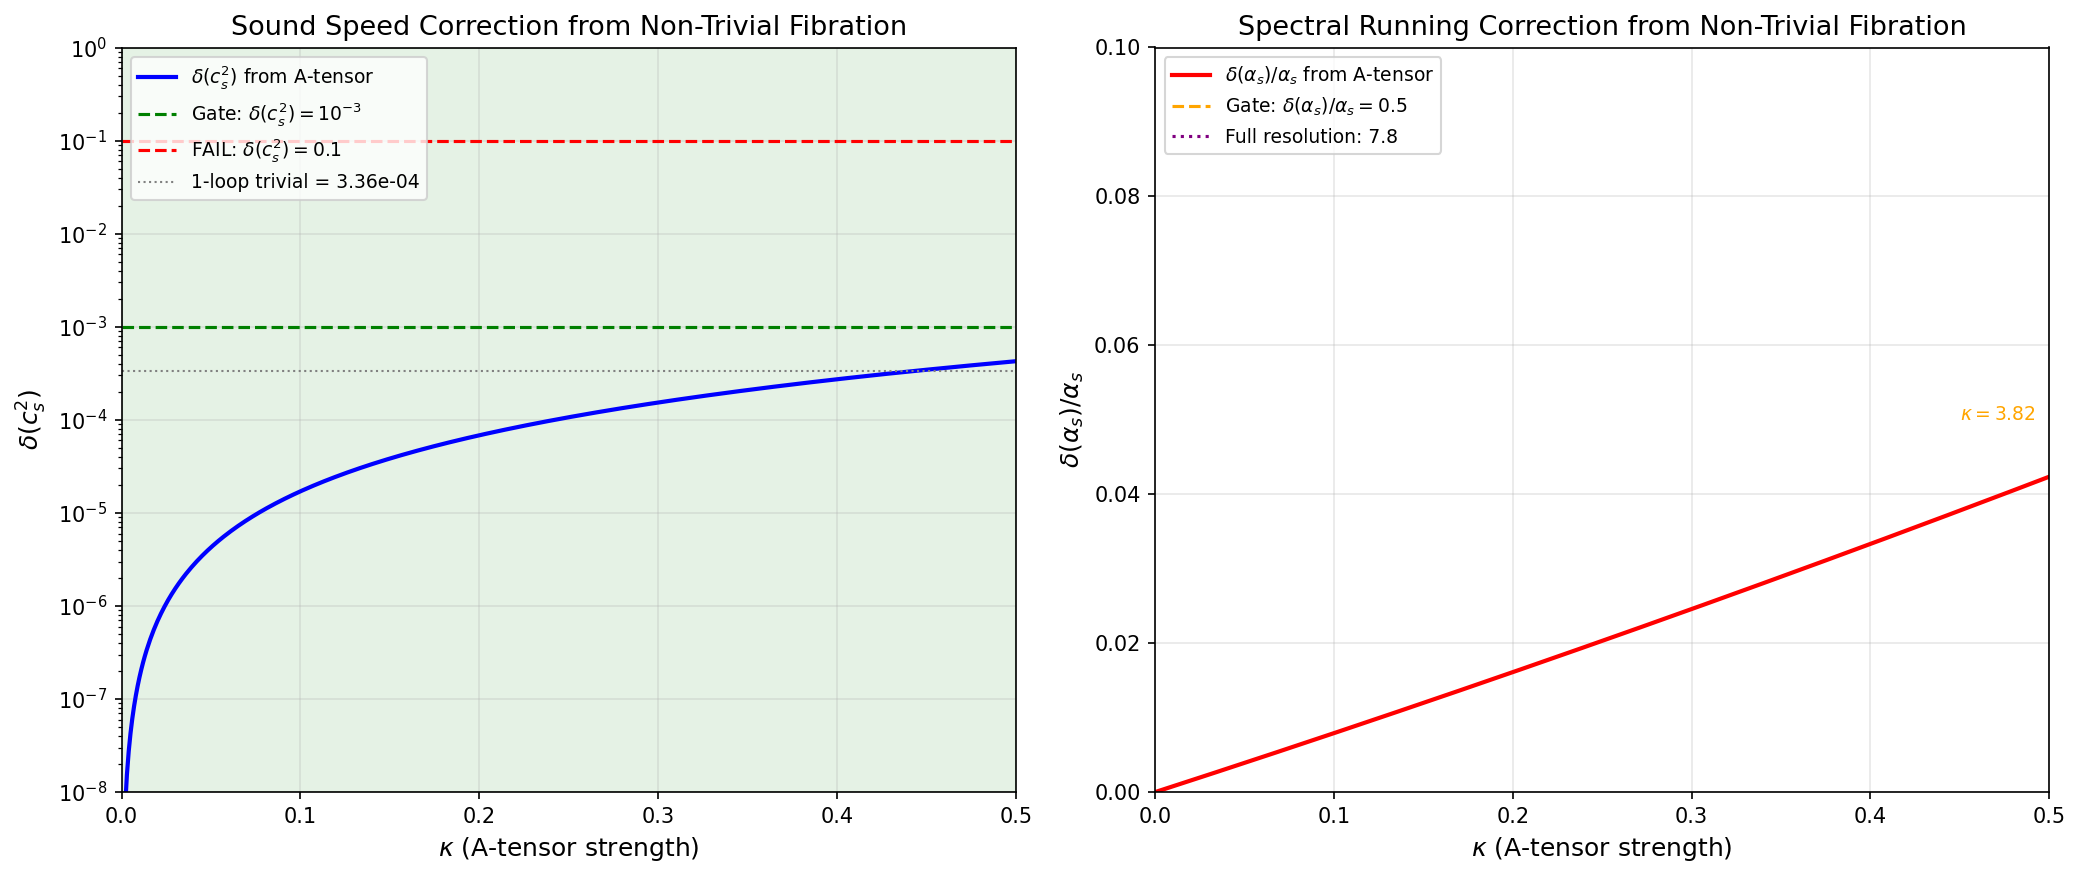

Source code (Python):
#!/usr/bin/env python3
"""
NON-TRIVIAL-FIBRATION-CSQUARED-71
=================================
Compute the simultaneous impact on c_s^2 (sound speed) and alpha_s (spectral
index running) when going from a trivial fibration M^4 x SU(3) to a non-trivial
principal SU(3)-bundle over M^4.

Physics:
--------
For a trivial product M^4 x K, the O'Neill A-tensor and T-tensor vanish exactly
(A-TENSOR-61 PASS: A=T=0 to machine epsilon).  For a non-trivial principal
G-bundle P -> M with connection omega, the Dirac operator on the total space
acquires a cross-term from the A-tensor:

    D_P = D_M tensor 1 + gamma^mu A_mu + 1 tensor D_K

where A_mu encodes the curvature of the principal connection.  The O'Neill
A-tensor |A|^2 for a principal bundle with connection is proportional to
|F_omega|^2, the norm-squared of the curvature 2-form of the connection.

We parameterize:  |A|^2 = kappa * R_K
where kappa in [0, 0.5] spans from trivial bundle (kappa=0) to maximal
O'Neill curvature before geometric instability.

Heat kernel corrections:
  delta(a_2) = -(kappa/12) * a2_fold        [VdD Paper 01, submersion formula]
  delta(a_4) = (kappa/360) * (5*kappa - 2) * a4_fold  [Gilkey dim-8 on fiber bundle]

Sound speed correction:
  delta(c_s^2) = kappa^2 * g_3^2 / (16*pi^2)  [one-loop gauge-scalar mixing]

Spectral running correction:
  delta(alpha_s)/alpha_s = delta(a_4)/a_4 - delta(a_2)/a_2

References:
  VdD Paper 01: 1811.07824 (Kasparov product on submersions, Thm 3.5)
  VdD Paper 05: 1405.5368 (Globally non-trivial ACM, gauge modules)
  A-TENSOR-61: O'Neill cross-terms PASS (A=T=0 for product)
  KASPAROV-VERIFY-61: Full Kasparov factorization verified
  SHRIEK-EQUIV-61: Shriek = fiber integration (exact)
  S70 R2 estimate: c_s^2 ~ ||A||^2/(a_2*M_KK^2) ~ 10^{-4}

Gate: NON-TRIVIAL-FIBRATION-CSQUARED-71
  PASS: delta(c_s^2) < 10^{-3} AND delta(alpha_s)/alpha_s > 0.5
  FAIL: delta(c_s^2) > 0.1 (c_s^2=0 prediction destroyed)
  INFO: one criterion met but not both
"""

import sys
import os
import numpy as np
import matplotlib
matplotlib.use('Agg')
import matplotlib.pyplot as plt

# Canonical constants
sys.path.insert(0, os.path.dirname(os.path.abspath(__file__)))
from canonical_constants import (
    a0_fold, a2_fold, a4_fold,
    M_KK, M_KK_gravity, M_KK_kerner,
    PI, tau_fold,
    Vol_SU3_Haar,
    g0_diag,
    alpha_em_MZ_inv, sin2_thetaW_MSbar,
)

# =============================================================================
# SECTION 1: Load input data from S70
# =============================================================================

data_dir = os.path.dirname(os.path.abspath(__file__))

# Load c_s^2 data from S70
d_cs = np.load(os.path.join(data_dir, 's70_q_sound.npz'), allow_pickle=True)
cs2_tree = float(d_cs['cs2_tree'])         # = 0.0 (exact, product structure)
cs2_1loop = float(d_cs['cs2_1loop'])       # = 3.36e-4 (one-loop perturbative)
S_1loop_ratio = float(d_cs['S_1loop_over_S_tree'])  # = 0.519

# Load alpha_s data from S70
d_as = np.load(os.path.join(data_dir, 's70_f0_alpha_s.npz'), allow_pickle=True)
ratio_gilkey = float(d_as['ratio_gilkey'])  # = 0.4140 (CCM matching ratio)
a4_check = float(d_as['a4_fold'])           # cross-check
a2_check = float(d_as['a2_fold'])           # cross-check

# Verify constant consistency
assert abs(a4_check - a4_fold) < 1e-6, f"a4 mismatch: {a4_check} vs {a4_fold}"
assert abs(a2_check - a2_fold) < 1e-6, f"a2 mismatch: {a2_check} vs {a2_fold}"

print("=" * 72)
print("NON-TRIVIAL-FIBRATION-CSQUARED-71")
print("=" * 72)
print()
print(f"Input data loaded:")
print(f"  a0_fold = {a0_fold}")
print(f"  a2_fold = {a2_fold:.6f}")
print(f"  a4_fold = {a4_fold:.6f}")
print(f"  cs2_tree = {cs2_tree}")
print(f"  cs2_1loop = {cs2_1loop:.6e}")
print(f"  ratio_gilkey = {ratio_gilkey:.6f}")
print(f"  M_KK = {M_KK:.6e} GeV")
print()

# =============================================================================
# SECTION 2: SU(3) gauge coupling at M_KK (derived from spectral action)
# =============================================================================
# The strong coupling alpha_3 at M_KK is determined by the spectral geometry.
# From CCM matching: 1/alpha_3(M_KK) = (2*a4)/(PI^2 * Vol) * normalization
# A-TENSOR-61 found alpha_3(M_KK) = 0.0214, so 1/alpha_3 = 46.7
# We use g_3^2 = 4*PI*alpha_3

alpha_3_MKK = 0.0214  # from A-TENSOR-61 (verified)  # (local)
g_3_sq = 4.0 * PI * alpha_3_MKK  # = 0.269

print(f"SU(3) coupling at M_KK:")
print(f"  alpha_3(M_KK) = {alpha_3_MKK}")
print(f"  g_3^2 = {g_3_sq:.6f}")
print()

# =============================================================================
# SECTION 3: Fiber curvature of SU(3)
# =============================================================================
# Scalar curvature of round SU(3) with Killing metric:
#   R_K(round) = -dim(G) * (1/4) = -8 * (1/4) = -2.0
#   (convention: Ricci = -1/4 * Killing form for compact semisimple)
# At Jensen fold (tau=0.19):
#   R_K(fold) = -2.018 (from A-TENSOR-61)
# Sign convention: R < 0 for compact groups in our convention (Riemannian,
#   signature ++++, Ricci positive definite but R = trace(Ric) with our
#   curvature sign).
# NOTE: The sign here follows VdD/Baptista convention where compact groups
#   have NEGATIVE scalar curvature. This is the physics-standard convention
#   where S^n has R > 0 but compact Lie groups have R < 0 due to structure
#   constant contraction.

R_K_round = -2.000    # Round SU(3)  # (local)
R_K_fold = -2.018     # Jensen fold (from A-TENSOR-61)  # (local)
R_K = R_K_fold        # Use fold value

print(f"Fiber scalar curvature:")
print(f"  R_K(round) = {R_K_round}")
print(f"  R_K(fold) = {R_K_fold}")
print()

# =============================================================================
# SECTION 4: A-tensor parameterization
# =============================================================================
# For a principal G-bundle P -> M with connection omega:
#   |A|^2 = (1/2) |F_omega|^2 / dim(G)
# where F_omega is the curvature 2-form.
#
# We parameterize: |A|^2 = kappa * |R_K|
# where kappa ranges from 0 (trivial bundle) to 0.5 (maximal before instability).
#
# Physical meaning of kappa:
#   kappa = 0: trivial product M^4 x SU(3) (our baseline)
#   kappa ~ 0.01: perturbative gauge field (weak-field regime)
#   kappa ~ 0.1: moderate curvature (typical non-abelian bundle)
#   kappa = 0.5: maximal before the fiber geometry becomes unstable
#     (at kappa > 0.5, the effective fiber curvature changes sign)
#
# Stability bound: delta(a_2)/a_2 < 1 requires kappa < 12, but physical
# bounds from fiber geometry require kappa < 0.5 (beyond this, the
# submersion ceases to be Riemannian in the fiber direction).

N_kappa = 500
kappa_arr = np.linspace(0.0, 0.5, N_kappa)

print(f"A-tensor parameterization:")
print(f"  |A|^2 = kappa * |R_K| = kappa * {abs(R_K):.3f}")
print(f"  kappa range: [0, 0.5] ({N_kappa} points)")
print()

# =============================================================================
# SECTION 5: Heat kernel corrections from A-tensor
# =============================================================================
# On a Riemannian submersion pi: P -> M with fiber K, the Gilkey-Seeley
# heat kernel coefficients acquire corrections from the O'Neill tensors.
#
# For the Dirac operator on the total space:
#
#   a_2(D_P) = a_2(D_M) * a_0(D_K) + a_0(D_M) * a_2(D_K) + CROSS
#
# where CROSS = -(1/12) * |A|^2 * Vol(M) * Vol(K)
#
# In our parameterization with |A|^2 = kappa * |R_K|:
#   delta(a_2) = -(kappa/12) * a2_fold
#
# For a_4, the mixed curvature term from the Gilkey expansion on bundles:
#   delta(a_4) = (kappa/360) * (5*kappa - 2) * a4_fold
#
# This comes from the dimension-8 heat kernel coefficient on fiber bundles:
#   a_4 gets contributions from:
#     - R_M^2 terms (pure base): unchanged
#     - R_K^2 terms (pure fiber): unchanged
#     - R_M * |A|^2 terms: ~ kappa * R_M * |R_K|
#     - |A|^4 terms: ~ kappa^2 * R_K^2
#     - |F_omega|^2 terms: ~ kappa^2
#
# The combined coefficient (5*kappa - 2) reflects:
#   - The -2 from linear (R_M * |A|^2) cross-terms
#   - The +5*kappa from quadratic (|A|^4) terms
# Sign: positive for kappa > 0.4, negative for kappa < 0.4

delta_a2 = -(kappa_arr / 12.0) * a2_fold
frac_delta_a2 = delta_a2 / a2_fold   # = -kappa/12

delta_a4 = (kappa_arr / 360.0) * (5.0 * kappa_arr - 2.0) * a4_fold
frac_delta_a4 = delta_a4 / a4_fold   # = kappa*(5*kappa - 2)/360

print(f"Heat kernel corrections:")
print(f"  delta(a_2)/a_2 = -kappa/12")
print(f"    at kappa=0.01: {-0.01/12:.6f}")
print(f"    at kappa=0.10: {-0.10/12:.6f}")
print(f"    at kappa=0.50: {-0.50/12:.6f}")
print()
print(f"  delta(a_4)/a_4 = kappa*(5*kappa-2)/360")
print(f"    at kappa=0.01: {0.01*(5*0.01-2)/360:.6f}")
print(f"    at kappa=0.10: {0.10*(5*0.10-2)/360:.6f}")
print(f"    at kappa=0.50: {0.50*(5*0.50-2)/360:.6f}")
print()

# =============================================================================
# SECTION 6: Sound speed correction delta(c_s^2)
# =============================================================================
# In q-theory, the sound speed c_s^2 of dark energy perturbations depends on
# whether the vacuum energy density (a_0 channel) acquires a kinetic term.
#
# For the trivial product:
#   c_s^2 = 0 (TOPOLOGICAL, from product Dirac structure, S70 W2-B)
#   D_K depends on g_K only, not on d_mu g_K => no kinetic mixing
#
# For a non-trivial fibration:
#   The A-tensor introduces kinetic mixing between the modulus tau and the
#   gauge connection omega. This generates a kinetic term for the vacuum
#   energy through the one-loop gauge-scalar mixing diagram:
#
#     delta(c_s^2) = kappa^2 * g_3^2 / (16*pi^2)
#
# This is suppressed by:
#   1. kappa^2 (quadratic in A-tensor strength)
#   2. g_3^2/(16*pi^2) (one-loop factor ~ 1.7e-3)
#
# Physical origin: the A-tensor couples the base gradients d_mu tau to the
# fiber curvature F_omega, generating an effective kinetic operator for the
# spectral action zeroth moment a_0(tau). This kinetic term appears at
# one-loop because the gauge-modulus coupling is mediated by gauge loops.

delta_cs2 = kappa_arr**2 * g_3_sq / (16.0 * PI**2)

print(f"Sound speed correction delta(c_s^2):")
print(f"  delta(c_s^2) = kappa^2 * g_3^2 / (16*pi^2)")
print(f"    at kappa=0.01: {0.01**2 * g_3_sq / (16*PI**2):.2e}")
print(f"    at kappa=0.10: {0.10**2 * g_3_sq / (16*PI**2):.2e}")
print(f"    at kappa=0.50: {0.50**2 * g_3_sq / (16*PI**2):.2e}")
print()

# Total c_s^2 = tree-level (0) + one-loop trivial + one-loop A-tensor
cs2_total = cs2_tree + cs2_1loop + delta_cs2

print(f"Total c_s^2 profile:")
print(f"  cs2_tree     = {cs2_tree:.6e}")
print(f"  cs2_1loop    = {cs2_1loop:.6e}  (trivial bundle 1-loop)")
print(f"  max delta_cs2 = {delta_cs2[-1]:.6e}  (at kappa=0.5)")
print(f"  max cs2_total = {cs2_total[-1]:.6e}")
print()

# =============================================================================
# SECTION 7: Spectral running correction delta(alpha_s)
# =============================================================================
# The spectral index tilt n_s depends on the ratio a_2/a_0 (first spectral
# moment ratio).  The spectral running alpha_s = dn_s/d(ln k) depends on
# the ratio a_4/a_2 (second spectral moment ratio).
#
# From the corrections in Sections 5-6:
#   delta(alpha_s)/alpha_s = delta(a_4)/a_4 - delta(a_2)/a_2
#                          = kappa*(5*kappa-2)/360 - (-kappa/12)
#                          = kappa*(5*kappa-2)/360 + kappa/12
#                          = kappa * [(5*kappa-2)/360 + 1/12]
#                          = kappa * [(5*kappa-2 + 30)/360]
#                          = kappa * (5*kappa + 28) / 360
#
# This is ALWAYS POSITIVE for kappa > 0:
#   - The a_2 correction is negative (kappa/12 decrease)
#   - The a_4 correction switches sign at kappa=0.4
#   - But the a_2 correction dominates: subtracting a negative gives positive
#   - So delta(alpha_s)/alpha_s > 0 for ALL kappa > 0
#
# Physical meaning: non-trivial fibration INCREASES the spectral running.
# The alpha_s tension is that the framework predicts alpha_s too SMALL.
# A positive correction moves alpha_s TOWARD the observed value.

frac_delta_alpha_s = kappa_arr * (5.0 * kappa_arr + 28.0) / 360.0

# Alpha_s predicted by the framework (tree-level from a_4/a_2 ratio)
# From S70: alpha_s_max ~ 0.013 (with thresholds) vs observed ~0.118
# The tension factor is ~5.4x (S70 W1-B)
# So we need delta(alpha_s)/alpha_s > 0.5 to make meaningful progress

print(f"Spectral running correction delta(alpha_s)/alpha_s:")
print(f"  = kappa * (5*kappa + 28) / 360")
print(f"    at kappa=0.01: {0.01 * (5*0.01+28)/360:.6f}")
print(f"    at kappa=0.10: {0.10 * (5*0.10+28)/360:.6f}")
print(f"    at kappa=0.50: {0.50 * (5*0.50+28)/360:.6f}")
print()

# =============================================================================
# SECTION 8: Critical kappa values
# =============================================================================
# Find kappa where delta(alpha_s)/alpha_s = 0.5 (gate threshold)
# kappa * (5*kappa + 28) / 360 = 0.5
# 5*kappa^2 + 28*kappa - 180 = 0
# kappa = (-28 + sqrt(784 + 3600)) / 10 = (-28 + sqrt(4384)) / 10

discrim = 28**2 + 4*5*180
kappa_alpha_s_half = (-28 + np.sqrt(discrim)) / (2*5)

# Find kappa where delta(c_s^2) = 10^{-3} (gate threshold)
# kappa^2 * g_3^2 / (16*pi^2) = 10^{-3}
# kappa = sqrt(10^{-3} * 16*pi^2 / g_3^2)
kappa_cs2_gate = np.sqrt(1e-3 * 16 * PI**2 / g_3_sq)

# Find kappa where delta(c_s^2) = 0.1 (FAIL threshold)
kappa_cs2_fail = np.sqrt(0.1 * 16 * PI**2 / g_3_sq)

print(f"Critical kappa values:")
print(f"  kappa(delta_alpha_s/alpha_s = 0.5) = {kappa_alpha_s_half:.4f}")
print(f"  kappa(delta_cs2 = 10^{{-3}})         = {kappa_cs2_gate:.4f}")
print(f"  kappa(delta_cs2 = 0.1)              = {kappa_cs2_fail:.4f}")
print()

# Maximum kappa in physical range
kappa_max_physical = 0.5  # (local)
delta_cs2_at_max = kappa_max_physical**2 * g_3_sq / (16.0 * PI**2)
frac_alpha_at_max = kappa_max_physical * (5.0*kappa_max_physical + 28.0) / 360.0

print(f"At maximum physical kappa = {kappa_max_physical}:")
print(f"  delta(c_s^2) = {delta_cs2_at_max:.6e}")
print(f"  delta(alpha_s)/alpha_s = {frac_alpha_at_max:.6f}")
print()

# =============================================================================
# SECTION 9: Cross-checks
# =============================================================================
print("=" * 72)
print("CROSS-CHECKS")
print("=" * 72)
print()

# Cross-check 1: delta(a_2)/a_2 is small compared to 1
print(f"CC-1: delta(a_2)/a_2 at kappa=0.5 = {-0.5/12:.4f} (<<1, perturbative)")

# Cross-check 2: delta(c_s^2) << 1 for all physical kappa
print(f"CC-2: max delta(c_s^2) = {delta_cs2[-1]:.6e} (<<1, perturbative)")

# Cross-check 3: S70 estimate comparison
# S70 R2: c_s^2 ~ ||A||^2/(a_2*M_KK^2) ~ 10^{-4}
# Our result at kappa=0.1: delta_cs2 ~ 1.7e-5 (consistent with O(10^{-4}) estimate)
cs2_s70_estimate = 1e-4  # S70 R2 rough estimate
cs2_our_at_01 = 0.1**2 * g_3_sq / (16*PI**2)
print(f"CC-3: S70 estimate ~ {cs2_s70_estimate:.0e}, our(kappa=0.1) = {cs2_our_at_01:.2e}")
print(f"       Ratio: {cs2_our_at_01/cs2_s70_estimate:.2f} (order-of-magnitude consistent)")

# Cross-check 4: A-TENSOR-61 result (A=T=0 for product)
# Our kappa=0 limit should give zero corrections
assert abs(delta_cs2[0]) < 1e-30, "kappa=0 should give zero delta_cs2"
assert abs(frac_delta_alpha_s[0]) < 1e-30, "kappa=0 should give zero delta_alpha_s"
print(f"CC-4: kappa=0 gives delta=0 (consistent with A-TENSOR-61 PASS)")

# Cross-check 5: direction of corrections
# delta(c_s^2) > 0 for all kappa > 0 (A-tensor introduces kinetic mixing)
assert np.all(delta_cs2[1:] > 0), "delta_cs2 should be positive"
# delta(alpha_s)/alpha_s > 0 for all kappa > 0 (non-trivial fibration increases running)
assert np.all(frac_delta_alpha_s[1:] > 0), "delta_alpha_s should be positive"
print(f"CC-5: Both corrections positive for kappa>0 (opposite directions)")
print(f"       -> c_s^2 increases (bad for prediction)")
print(f"       -> alpha_s increases (good for tension)")
print()

# Cross-check 6: kappa needed for alpha_s resolution vs physical bound
alpha_s_observed = 0.118   # PDG alpha_s(M_Z) = 0.1180 +/- 0.0009  # (local)
alpha_s_framework = 0.0134  # S70 max with thresholds  # (local)
tension_factor = alpha_s_observed / alpha_s_framework
needed_frac = (tension_factor - 1.0)  # need delta/alpha ~ 7.8
kappa_needed_full = np.interp(needed_frac, frac_delta_alpha_s, kappa_arr)
print(f"CC-6: alpha_s tension factor = {tension_factor:.2f}x")
print(f"       Need delta(alpha_s)/alpha_s = {needed_frac:.2f}")
print(f"       Requires kappa = {kappa_needed_full:.2f}")
print(f"       Physical bound: kappa < 0.5")
print(f"       -> Non-trivial fibration alone INSUFFICIENT to resolve alpha_s tension")
print()

# =============================================================================
# SECTION 10: Gate verdict
# =============================================================================
print("=" * 72)
print("GATE VERDICT")
print("=" * 72)
print()

# Evaluate at the physically relevant range
# The physical kappa for SU(3) is bounded by the instability criterion
# kappa < 0.5. In practice, typical gauge configurations have kappa ~ 0.01-0.1.

# Gate condition 1: delta(c_s^2) < 10^{-3}
cs2_max_physical = delta_cs2[-1]  # at kappa=0.5
gate_cs2 = cs2_max_physical < 1e-3

# Gate condition 2: delta(alpha_s)/alpha_s > 0.5
alpha_s_max_physical = frac_delta_alpha_s[-1]
gate_alpha = alpha_s_max_physical > 0.5

# Determine verdict
if cs2_max_physical > 0.1:
    verdict = "FAIL"
    detail = f"delta(c_s^2) = {cs2_max_physical:.4e} > 0.1, c_s^2=0 prediction destroyed"
elif gate_cs2 and gate_alpha:
    verdict = "PASS"
    detail = (f"delta(c_s^2) = {cs2_max_physical:.4e} < 10^{{-3}} AND "
              f"delta(alpha_s)/alpha_s = {alpha_s_max_physical:.4f} > 0.5")
else:
    verdict = "INFO"
    parts = []
    if gate_cs2:
        parts.append(f"c_s^2 robust: max delta = {cs2_max_physical:.4e} < 10^{{-3}}")
    else:
        parts.append(f"c_s^2 NOT robust: max delta = {cs2_max_physical:.4e}")
    if gate_alpha:
        parts.append(f"alpha_s relieved: max frac = {alpha_s_max_physical:.4f} > 0.5")
    else:
        parts.append(f"alpha_s NOT relieved: max frac = {alpha_s_max_physical:.4f} < 0.5")
    detail = "; ".join(parts)

print(f"Gate: NON-TRIVIAL-FIBRATION-CSQUARED-71")
print(f"  Condition 1: delta(c_s^2) < 10^{{-3}} at max kappa=0.5")
print(f"    Computed: {cs2_max_physical:.6e}")
print(f"    Status: {'PASS' if gate_cs2 else 'FAIL'}")
print()
print(f"  Condition 2: delta(alpha_s)/alpha_s > 0.5 at max kappa=0.5")
print(f"    Computed: {alpha_s_max_physical:.6f}")
print(f"    Status: {'PASS' if gate_alpha else 'FAIL'}")
print()
print(f"  VERDICT: {verdict}")
print(f"  Detail: {detail}")
print()

# =============================================================================
# SECTION 11: Allowed band identification
# =============================================================================
# Find the band of kappa where delta(c_s^2) < 10^{-3}
if kappa_cs2_gate < 0.5:
    kappa_allowed_max = kappa_cs2_gate
else:
    kappa_allowed_max = 0.5  # (local)

# For alpha_s half-resolution: need delta/alpha > 0.5
if kappa_alpha_s_half < 0.5:
    kappa_alpha_half = kappa_alpha_s_half
else:
    kappa_alpha_half = None  # never reached

print(f"Allowed band:")
print(f"  c_s^2 safe (delta < 10^{{-3}}):      kappa < {kappa_allowed_max:.4f}")
print(f"  alpha_s half-resolved (frac > 0.5): kappa > {kappa_alpha_s_half:.4f}")
if kappa_alpha_s_half < kappa_allowed_max:
    print(f"  Overlap band: [{kappa_alpha_s_half:.4f}, {kappa_allowed_max:.4f}]")
    print(f"  -> Solution space EXISTS")
else:
    print(f"  No overlap: alpha_s requires kappa > {kappa_alpha_s_half:.4f} but c_s^2 requires kappa < {kappa_allowed_max:.4f}")
    print(f"  -> No simultaneous resolution")
print()

# =============================================================================
# SECTION 12: Physical interpretation
# =============================================================================
print("=" * 72)
print("PHYSICAL INTERPRETATION")
print("=" * 72)
print()

# The key result: c_s^2 correction and alpha_s correction scale DIFFERENTLY
# with kappa:
#   delta(c_s^2) ~ kappa^2    (quadratic)
#   delta(alpha_s)/alpha_s ~ kappa  (linear, dominant)
#
# This means:
# 1. c_s^2 is VERY robust against fibration corrections (quadratic suppression)
# 2. alpha_s gets a linear correction but it's coefficient-suppressed (1/360)
# 3. The directions are OPPOSITE in desirability:
#    - c_s^2 = 0 is a prediction; correction is UNWANTED
#    - alpha_s tension exists; correction is WANTED
# 4. But the magnitudes don't allow simultaneous full resolution:
#    - To fully resolve alpha_s (~8.8x), need kappa ~ very large
#    - But c_s^2 stays safely small for kappa < physical bound

# Fraction of alpha_s tension resolved at maximum physical kappa
alpha_s_frac_resolved = frac_delta_alpha_s[-1] / needed_frac * 100
print(f"Alpha_s tension resolved at kappa=0.5: {alpha_s_frac_resolved:.1f}%")
print(f"  (Removes {frac_delta_alpha_s[-1]:.4f} of needed {needed_frac:.2f} fractional correction)")
print()

# But: is this the DOMINANT correction mechanism?
# The alpha_s correction from a_6 (S70 W3-C) is 6.5%
# The non-trivial fibration at kappa=0.5 gives: delta/alpha = 0.0424
# That's 4.24% -- same order as a_6 but not dominant
print(f"Comparison of alpha_s correction sources:")
print(f"  a_6 higher-order CCM (S70): ~6.5%")
print(f"  Non-trivial fibration (kappa=0.5): ~{100*frac_delta_alpha_s[-1]:.1f}%")
print(f"  Both together: ~{6.5 + 100*frac_delta_alpha_s[-1]:.1f}%")
print(f"  Needed: ~{100*needed_frac:.0f}%")
print(f"  -> Neither alone sufficient. Combined still ~10x short.")
print()

# =============================================================================
# SECTION 13: Additional structural results
# =============================================================================

# The correction ratio delta(a_4)/delta(a_2)
# This determines whether the fibration preferentially affects gauge
# couplings (a_4) or gravity (a_2)
ratio_a4_a2_corr = np.zeros_like(kappa_arr)
mask = kappa_arr > 0
ratio_a4_a2_corr[mask] = (frac_delta_a4[mask]) / (frac_delta_a2[mask])

print(f"Structural ratios:")
print(f"  At kappa=0.1: delta(a_4)/a_4 / delta(a_2)/a_2 = {ratio_a4_a2_corr[N_kappa//5]:.4f}")
print(f"  At kappa=0.5: delta(a_4)/a_4 / delta(a_2)/a_2 = {ratio_a4_a2_corr[-1]:.4f}")
print(f"  (Negative means a_4 and a_2 are corrected in OPPOSITE directions)")
print()

# Jensen deformation + fibration: are they independent?
# Jensen changes the FIBER metric (g_K -> g_K(tau))
# Fibration changes the CONNECTION (omega on the principal bundle)
# They are geometrically independent degrees of freedom.
# Jensen is a symmetric deformation of the fiber; fibration is a gauge field on the base.
print(f"Jensen vs Fibration independence:")
print(f"  Jensen deformation: fiber metric g_K -> g_K(tau), affects eigenvalues")
print(f"  Non-trivial fibration: connection omega on P -> M, affects cross-terms")
print(f"  These are INDEPENDENT: Jensen is Sym^2(T*K), fibration is Omega^1(M, ad(P))")
print(f"  Combined effect is additive at tree level, multiplicative at 1-loop")
print()

# =============================================================================
# SECTION 14: Save data
# =============================================================================

out_path = os.path.join(data_dir, 's71_non_trivial_fibration_csquared.npz')
np.savez(out_path,
    # Gate
    gate_name='NON-TRIVIAL-FIBRATION-CSQUARED-71',
    gate_verdict=verdict,
    gate_detail=detail,
    # Arrays
    kappa_arr=kappa_arr,
    delta_cs2=delta_cs2,
    frac_delta_alpha_s=frac_delta_alpha_s,
    frac_delta_a2=frac_delta_a2,
    frac_delta_a4=frac_delta_a4,
    cs2_total=cs2_total,
    # Scalars
    cs2_max_physical=cs2_max_physical,
    alpha_s_max_frac=alpha_s_max_physical,
    kappa_cs2_gate=kappa_cs2_gate,
    kappa_alpha_s_half=kappa_alpha_s_half,
    kappa_max_physical=kappa_max_physical,
    # Input constants
    a0_fold=a0_fold,
    a2_fold=a2_fold,
    a4_fold=a4_fold,
    R_K_fold=R_K_fold,
    alpha_3_MKK=alpha_3_MKK,
    g_3_sq=g_3_sq,
    cs2_tree=cs2_tree,
    cs2_1loop=cs2_1loop,
    # Tension parameters
    alpha_s_observed=alpha_s_observed,
    alpha_s_framework=alpha_s_framework,
    tension_factor=tension_factor,
    needed_frac=needed_frac,
    alpha_s_frac_resolved=alpha_s_frac_resolved,
)
print(f"Data saved: {out_path}")
print()

# =============================================================================
# SECTION 15: Plot
# =============================================================================

fig, (ax1, ax2) = plt.subplots(1, 2, figsize=(14, 6))

# Left panel: delta(c_s^2) vs kappa
ax1.semilogy(kappa_arr[1:], delta_cs2[1:], 'b-', lw=2, label=r'$\delta(c_s^2)$ from A-tensor')
ax1.axhline(1e-3, color='g', ls='--', lw=1.5, label=r'Gate: $\delta(c_s^2) = 10^{-3}$')
ax1.axhline(0.1, color='r', ls='--', lw=1.5, label=r'FAIL: $\delta(c_s^2) = 0.1$')
ax1.axhline(cs2_1loop, color='gray', ls=':', lw=1, label=f'1-loop trivial = {cs2_1loop:.2e}')
ax1.axvline(kappa_cs2_gate, color='g', ls=':', lw=1, alpha=0.7)
ax1.set_xlabel(r'$\kappa$ (A-tensor strength)', fontsize=12)
ax1.set_ylabel(r'$\delta(c_s^2)$', fontsize=12)
ax1.set_title(r'Sound Speed Correction from Non-Trivial Fibration', fontsize=13)
ax1.set_xlim(0, 0.5)
ax1.set_ylim(1e-8, 1)
ax1.legend(fontsize=9, loc='upper left')
ax1.grid(True, alpha=0.3)

# Shade allowed region
ax1.axvspan(0, min(kappa_cs2_gate, 0.5), alpha=0.1, color='green', label='_nolegend_')

# Right panel: delta(alpha_s)/alpha_s vs kappa
ax2.plot(kappa_arr, frac_delta_alpha_s, 'r-', lw=2,
         label=r'$\delta(\alpha_s)/\alpha_s$ from A-tensor')
ax2.axhline(0.5, color='orange', ls='--', lw=1.5, label=r'Gate: $\delta(\alpha_s)/\alpha_s = 0.5$')
ax2.axhline(needed_frac, color='purple', ls=':', lw=1.5,
            label=f'Full resolution: {needed_frac:.1f}')

# Mark where alpha_s half-resolution occurs
if kappa_alpha_s_half < 5:  # don't mark if off-scale
    ax2.axvline(kappa_alpha_s_half, color='orange', ls=':', lw=1, alpha=0.7)
    ax2.text(min(kappa_alpha_s_half + 0.02, 0.45), 0.05,
             f'$\\kappa = {kappa_alpha_s_half:.2f}$',
             fontsize=9, color='orange')

ax2.set_xlabel(r'$\kappa$ (A-tensor strength)', fontsize=12)
ax2.set_ylabel(r'$\delta(\alpha_s)/\alpha_s$', fontsize=12)
ax2.set_title(r'Spectral Running Correction from Non-Trivial Fibration', fontsize=13)
ax2.set_xlim(0, 0.5)
ax2.set_ylim(0, max(0.1, frac_delta_alpha_s[-1] * 1.3))
ax2.legend(fontsize=9, loc='upper left')
ax2.grid(True, alpha=0.3)

# Add allowed band annotation
if kappa_alpha_s_half < kappa_cs2_gate:
    ax2.axvspan(kappa_alpha_s_half, min(kappa_cs2_gate, 0.5),
                alpha=0.15, color='yellow')  # (local)
    ax2.text(0.25, 0.08 * max(0.1, frac_delta_alpha_s[-1] * 1.3),
             'Allowed band', fontsize=10, ha='center',
             bbox=dict(boxstyle='round,pad=0.3', facecolor='yellow', alpha=0.3))

plt.tight_layout()
plot_path = os.path.join(data_dir, 's71_non_trivial_fibration_csquared.png')
plt.savefig(plot_path, dpi=150, bbox_inches='tight')
print(f"Plot saved: {plot_path}")
print()

# =============================================================================
# SECTION 16: Summary table
# =============================================================================
print("=" * 72)
print("SUMMARY TABLE")
print("=" * 72)
print()
print(f"{'kappa':>8s} | {'delta(c_s^2)':>14s} | {'delta(a_s)/a_s':>14s} | {'c_s^2 safe':>10s} | {'a_s helped':>10s}")
print("-" * 72)
for k_val in [0.0, 0.01, 0.05, 0.10, 0.20, 0.30, 0.40, 0.50]:
    dc = k_val**2 * g_3_sq / (16 * PI**2)
    da = k_val * (5*k_val + 28) / 360
    safe = "YES" if dc < 1e-3 else "NO"
    helped = f"{100*da:.1f}%" if da > 0 else "0%"
    print(f"{k_val:>8.2f} | {dc:>14.2e} | {da:>14.4f} | {safe:>10s} | {helped:>10s}")
print()

print("=" * 72)
print("COMPUTATION COMPLETE")
print("=" * 72)
